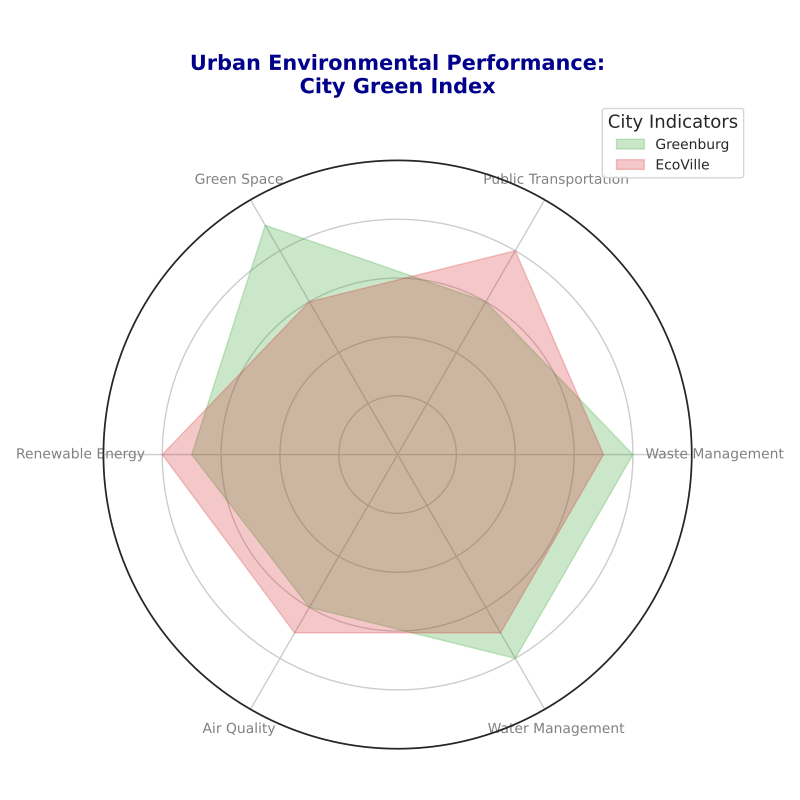

Reproduce this figure in Python.
import matplotlib.pyplot as plt
import numpy as np

def create_radar_chart(categories, data):
    num_vars = len(categories)
    angles = np.linspace(0, 2 * np.pi, num_vars, endpoint=False).tolist()
    angles += angles[:1]
    fig, ax = plt.subplots(figsize=(8, 8), subplot_kw=dict(polar=True))

    new_colors = ['#2ca02c', '#d62728']
    city_labels = ['Greenburg', 'EcoVille']  # Shuffled the city labels

    for city_data, color, city_label in zip(data, new_colors, city_labels):
        values = city_data + city_data[:1]
        ax.fill(angles, values, color=color, alpha=0.25, label=city_label)

    ax.set_xticks(angles[:-1])
    new_categories = ['Waste Management', 'Public Transportation', 
                      'Green Space', 'Renewable Energy', 
                      'Air Quality', 'Water Management']  # Shuffled category labels
    ax.set_xticklabels(new_categories, fontsize=10, color='gray')

    plt.title('Urban Environmental Performance:\nCity Green Index', size=15, color='darkblue', y=1.1, weight='bold', multialignment='center')
    ax.set_ylim(0, 10)
    ax.set_yticklabels([])
    plt.legend(loc='upper right', bbox_to_anchor=(1.1, 1.1), fontsize=10, title='City Indicators', title_fontsize='13')
    plt.tight_layout()
    plt.show()

categories = ['Air Quality', 'Green Space', 'Waste Management', 
              'Water Management', 'Renewable Energy', 'Public Transportation']
data = [
    [8, 6, 9, 7, 6, 8],
    [7, 8, 6, 8, 7, 7]
]

create_radar_chart(categories, data)
